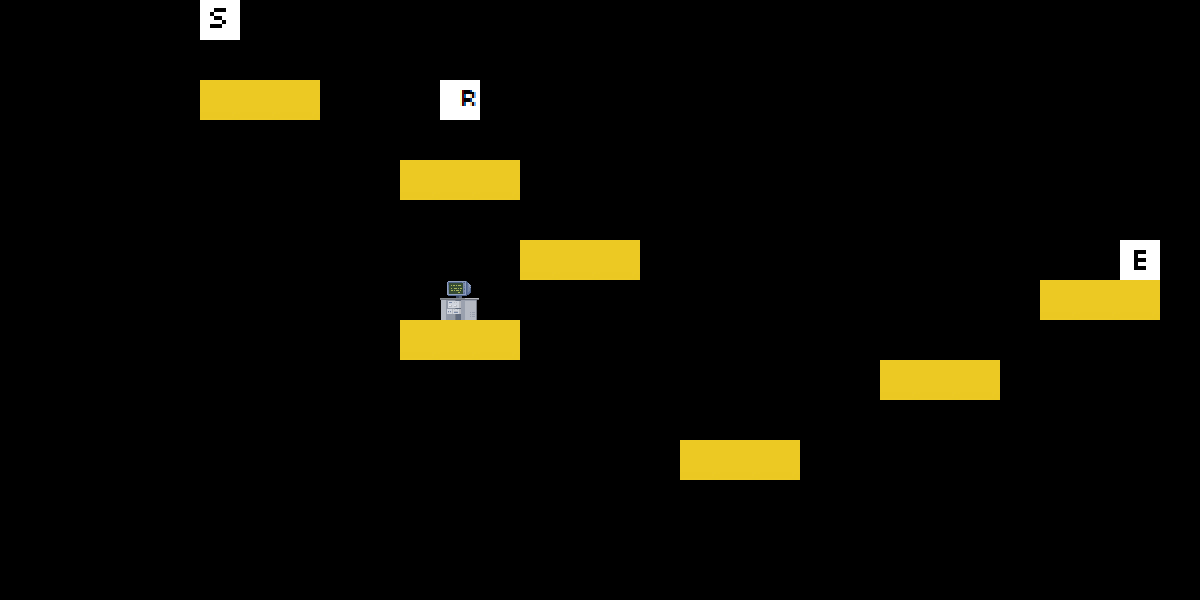

Below is a game level as drawn by its tile map, then a one-line description and the .tmx that defines it (tile-layer data replaced by summaries):
An orthogonal 30x15 tile map with 40x40 px tiles, 2 tile layers (art, data).

<map version="1.0" orientation="orthogonal" width="30" height="15" tilewidth="40" tileheight="40">
 <tileset firstgid="1" name="tileset" tilewidth="40" tileheight="40">
  <image source="../tileset.png" width="200" height="200" />
 </tileset>
 <layer name="art" width="30" height="15">
  <data>[450 cells, 23 non-empty, 3 distinct tile ids]</data>
 </layer>
 <layer name="data" width="30" height="15">
  <data>[450 cells, 2 non-empty, 2 distinct tile ids]</data>
 </layer>
</map>
